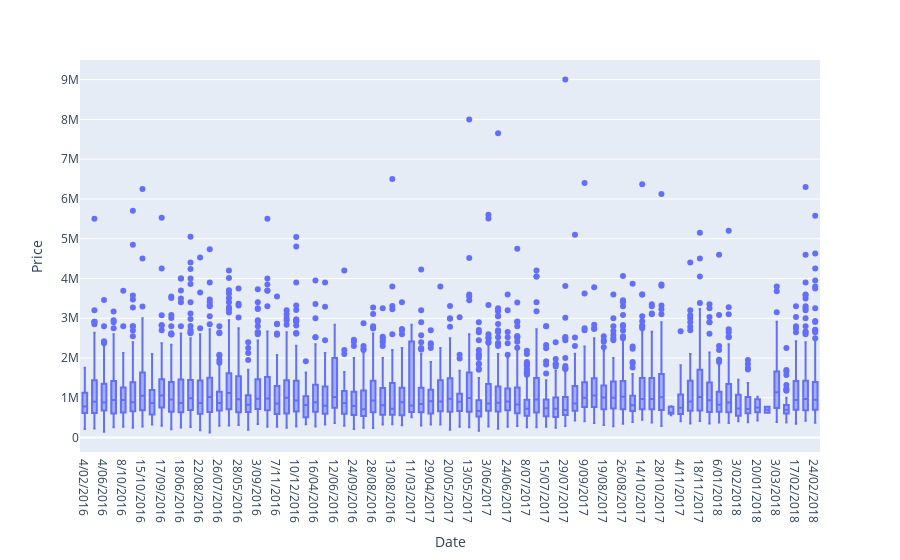

Here is the notebook cell this chart was saved with:
### Code cell
px.box(
    data_frame=clean_data,
    x="Date",
    y="Price"
)

### Figure 1 — Plotly figure (JSON) as saved in the notebook; plotly's stock layout.template omitted (floating-point values rounded to 4 significant figures; data arrays with more than 128 entries replaced by an {"elided": "..."} marker saying what was removed)
{"data": [{"alignmentgroup": "True", "hovertemplate": "Date=%{x}<br>Price=%{y}<extra></extra>", "legendgroup": "", "marker": {"color": "#636efa"}, "name": "", "notched": false, "offsetgroup": "", "orientation": "v", "showlegend": false, "type": "box", "x": {"elided": "8886 str values"}, "x0": " ", "xaxis": "x", "y": {"elided": "8886 int values"}, "y0": " ", "yaxis": "y"}], "layout": {"autosize": true, "boxmode": "group", "legend": {"tracegroupgap": 0}, "margin": {"t": 60}, "xaxis": {"anchor": "y", "autorange": true, "domain": [0, 1], "range": [-0.5, 76.5], "title": {"text": "Date"}, "type": "category"}, "yaxis": {"anchor": "x", "autorange": true, "domain": [0, 1], "range": [-361700.0, 9493000.0], "title": {"text": "Price"}, "type": "linear"}}}
